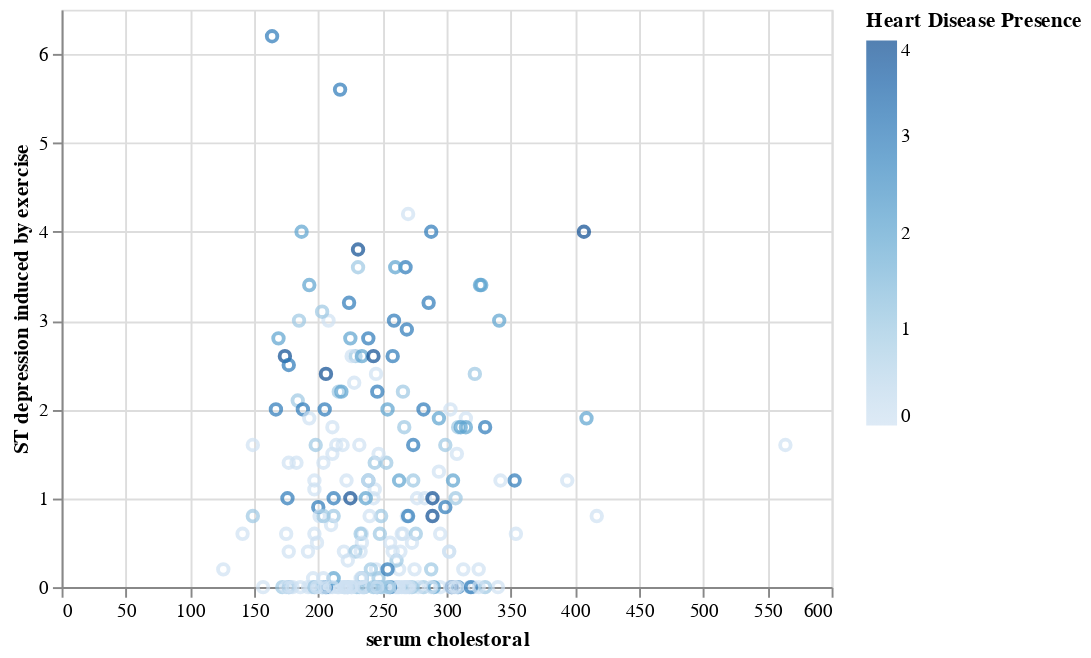

Notebook source saved alongside this figure:
### Code cell
chol_oldpeak_plot = alt.Chart(cleveland_train).mark_point().encode(
    x = alt.X("chol", title = "serum cholestoral"),
    y = alt.Y('oldpeak', title = "ST depression induced by exercise"),
    color = alt.Color("heart_disease_presence", title = "Heart Disease Presence")
)
chol_oldpeak_plot

### Figure 1 — Vega-Lite specification as saved in the notebook (floating-point values rounded to 4 significant figures; data arrays with more than 128 entries replaced by an {"elided": "..."} marker saying what was removed)
{"config": {"view": {"continuousWidth": 400, "continuousHeight": 300}}, "data": {"name": "data-5823f5e2d9c6920f92279af6888b5263"}, "mark": "point", "encoding": {"color": {"field": "heart_disease_presence", "title": "Heart Disease Presence", "type": "quantitative"}, "x": {"field": "chol", "title": "serum cholestoral", "type": "quantitative"}, "y": {"field": "oldpeak", "title": "ST depression induced by exercise", "type": "quantitative"}}, "$schema": "https://vega.github.io/schema/vega-lite/v4.17.0.json", "datasets": {"data-5823f5e2d9c6920f92279af6888b5263": {"elided": "227 records"}}}
